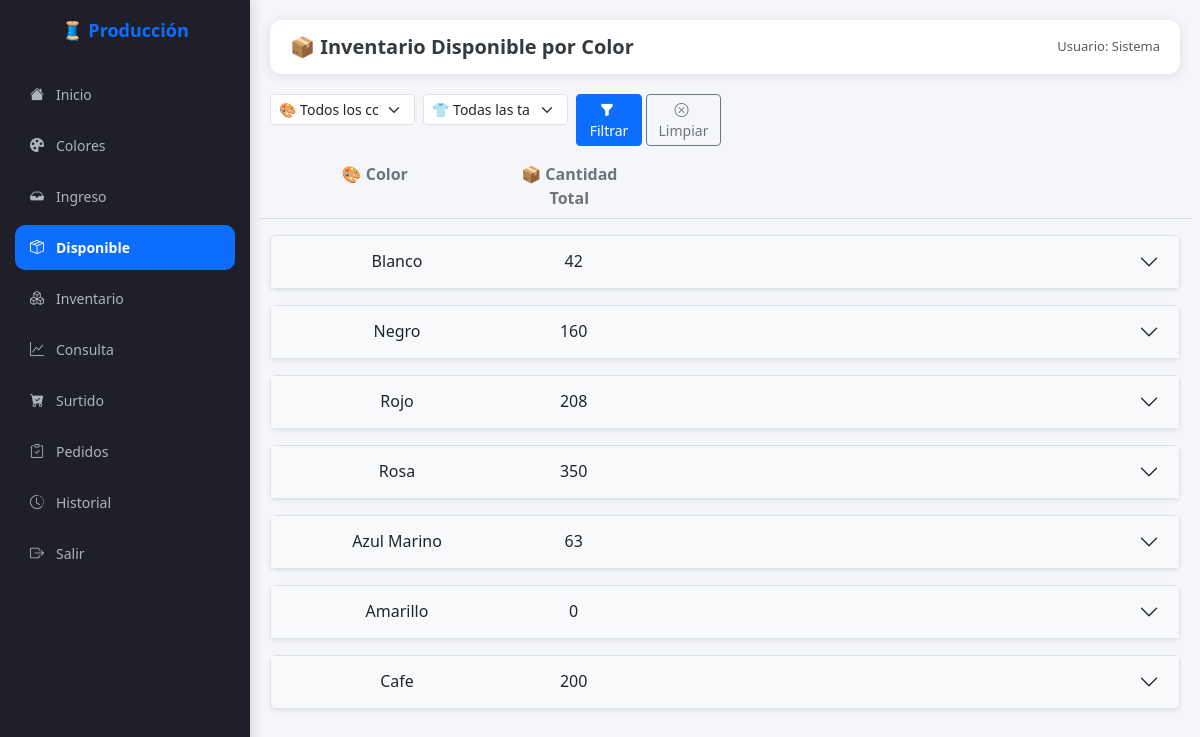
/inventario_disponible, run on the app's committed database.
### modelos.py (models this page shows, shortened)
class Color(db.Model):
    __tablename__ = "color"
    id = db.Column(db.Integer, primary_key=True)
    nombre = db.Column(db.String(50), unique=True, nullable=False)
    cortes = db.relationship("Corte", back_populates="color")  # 🔥 aquí
    inventarios = db.relationship("Inventario", back_populates="color")  # 🆕 aquí

### app.py (the view)
@app.route("/inventario_disponible", methods=["GET"])
def inventario_disponible():
    color_id = request.args.get("color_id")
    talla_id = request.args.get("talla_id")
    colores = Color.query.all()
    tallas = Talla.query.all()
    estados = Status.query.all()
    inventarios = db.session.query(Inventario).join(Color).join(Talla).join(Status)
    inventarios = inventarios.order_by(Talla.id.asc())
    inventarios = inventarios.filter(Inventario.status_id == 5) #Estatus de "En_Inventario"
    if color_id and color_id != "":
        inventarios = inventarios.filter(Inventario.color_id == color_id)
    if talla_id and talla_id != "":
        inventarios = inventarios.filter(Inventario.talla_id == talla_id)
    inventarios = inventarios.all()
    colores_con_inventario = {inv.color_id for inv in inventarios}
    colores = [c for c in colores if c.id in colores_con_inventario]
    return render_template(
        "inventario_disponible.html",
        colores=colores,
        tallas=tallas,
        estados=estados,
        inventarios=inventarios,
        color_seleccionado=color_id,
        talla_seleccionada=talla_id
    )

### templates/inventario_disponible.html (shortened to what this page needs)
{% extends "base.html" %}
{% block header %}📦 Inventario Disponible por Color{% endblock %}
{% block content %}
<form class="row g-2 mb-3" method="GET" action="{{ url_for('inventario_disponible') }}">
  <div class="col-6 col-md-2">
    <select name="color_id" class="form-select form-select-sm">
      <option value="">🎨 Todos los colores</option>
    </select>
  </div>
  <div class="col-6 col-md-2">
    <select name="talla_id" class="form-select form-select-sm">
      <option value="">👕 Todas las tallas</option>
    </select>
  </div>
  <div class="col-6 col-md-2 d-flex gap-1">
    <button class="btn btn-primary btn-sm flex-fill" type="submit">
      <i class="bi bi-funnel-fill me-1"></i> Filtrar
    </button>
    <a href="{{ url_for('inventario_disponible') }}" class="btn btn-outline-secondary btn-sm flex-fill">
      <i class="bi bi-x-circle me-1"></i> Limpiar
    </a>
  </div>
</form>
<div class="row fw-semibold text-center mb-3 border-bottom pb-2 text-secondary">
  <div class="col-3">🎨 Color</div>
  <div class="col-2">📦 Cantidad Total</div>
</div>
<div class="accordion" id="accordionColores">
  {% for color in colores %}
    {% set inventarios_color = inventarios | selectattr('color_id', 'equalto', color.id) | list %}
    <div class="accordion-item mb-3 border rounded shadow-sm">
      <h2 class="accordion-header" id="heading{{ color.id }}">
        <button class="accordion-button collapsed bg-light" type="button"
                data-bs-toggle="collapse" data-bs-target="#collapse{{ color.id }}"
                aria-expanded="false" aria-controls="collapse{{ color.id }}">
          <div class="row text-center w-100 m-0">
            <div class="col-3">{{ color.nombre }}</div>
            <div class="col-2">{{ inventarios_color | map(attribute='cantidad') | sum }}</div>
          </div>
        </button>
      </h2>
    </div>
  {% endfor %}
</div>
{% endblock %}

### templates/base.html (shortened to what this page needs)
<!DOCTYPE html>
<html lang="es">
<head>
    <link href="https://cdn.jsdelivr.net/npm/bootstrap@5.3.2/dist/css/bootstrap.min.css" rel="stylesheet">
    <link href="https://cdn.jsdelivr.net/npm/bootstrap-icons@1.11.1/font/bootstrap-icons.css" rel="stylesheet">
</head>
<body>
    <div class="sidebar">
        <h3>🧵 Producción</h3>
        <a href="{{ url_for('inicio') }}" title="Inicio">
            <i class="bi bi-house-fill"></i>
            <span>Inicio</span>
        </a>
        <a href="{{ url_for('gestionar_colores') }}" title="Colores">
            <i class="bi bi-palette-fill"></i>
            <span>Colores</span>
        </a>
        <a href="{{ url_for('ingreso_manual') }}" title="Ingreso Manual">
            <i class="bi bi-inbox-fill"></i>
            <span>Ingreso</span>
        </a>
        <a href="{{ url_for('inventario_disponible') }}" title="Inventario Disponible">
            <i class="bi bi-box-seam"></i>
            <span>Disponible</span>
        </a>
        <a href="{{ url_for('inventario_general') }}" title="Inventario General">
            <i class="bi bi-boxes"></i>
            <span>Inventario</span>
        </a>
        <a href="{{ url_for('consulta') }}" title="Consulta">
            <i class="bi bi-graph-up"></i>
            <span>Consulta</span>
        </a>
        <a href="{{ url_for('surtido') }}" title="Ventana de Surtido">
            <i class="bi bi-cart-check-fill"></i>
            <span>Surtido</span>
        </a>
        <a href="{{ url_for('ver_pedidos') }}" title="Ventana de Pedidos">
            <i class="bi bi-clipboard-check"></i>
            <span>Pedidos</span>
        </a>
        <a href="{{ url_for('ver_historial_inventario') }}" title="Historial de Movimientos">
            <i class="bi bi-clock-history"></i>
            <span>Historial</span>
        </a>
        <a href="{{ url_for('logout') }}" title="Salir">
            <i class="bi bi-box-arrow-right"></i>
            <span>Salir</span>
        </a>
    </div>
    <div class="content">
        <div class="topbar">
            <h5>{% block header %}Panel de Control{% endblock %}</h5>
            <span class="text-muted">Usuario: Sistema</span>
        </div>
        {% block content %}{% endblock %}
    </div>
</body>
</html>

### templates/base.html (style rules this page uses)
* { margin: 0; padding: 0; box-sizing: border-box; }
html, body { height: 100%; width: 100%; }
body { font-family: 'Segoe UI', Tahoma, Geneva, Verdana, sans-serif; background: #f5f6fa; display: flex; flex-direction: column; padding-bottom: 80px; }
.sidebar { height: 100vh; background: #1e1f29; color: #fff; position: fixed; left: 0; top: 0; width: 250px; padding: 20px 15px; display: flex; flex-direction: column; box-shadow: 2px 0 12px rgba(0,0,0,0.15); z-index: 1030; overflow-y: auto; }
.sidebar h3 { font-weight: bold; margin-bottom: 30px; text-align: center; color: #0d6efd; font-size: 18px; }
.sidebar a { color: #adb5bd; text-decoration: none; display: flex; align-items: center; gap: 12px; padding: 12px 15px; border-radius: 10px; transition: all 0.3s ease; font-size: 14px; margin-bottom: 6px; white-space: nowrap; }
.sidebar a.active { background-color: #0d6efd; color: #fff; font-weight: 600; }
.content { margin-left: 250px; padding: 20px; flex: 1; overflow-y: auto; }
.topbar { background: #fff; border-radius: 12px; box-shadow: 0 2px 12px rgba(0,0,0,0.1); padding: 15px 20px; margin-bottom: 20px; display: flex; justify-content: space-between; align-items: center; flex-wrap: wrap; gap: 10px; }
.topbar h5 { font-weight: 600; color: #343a40; margin: 0; font-size: 20px; }
.topbar span { font-size: 13px; color: #6c757d; }

### data on the page
Color: nombre "Blanco", inventarios_color "42"
Color: nombre "Negro", inventarios_color "160"
Color: nombre "Rojo", inventarios_color "208"
Color: nombre "Rosa", inventarios_color "350"
Color: nombre "Azul Marino", inventarios_color "63"
Color: nombre "Amarillo", inventarios_color "0"
Color: nombre "Cafe", inventarios_color "200"
